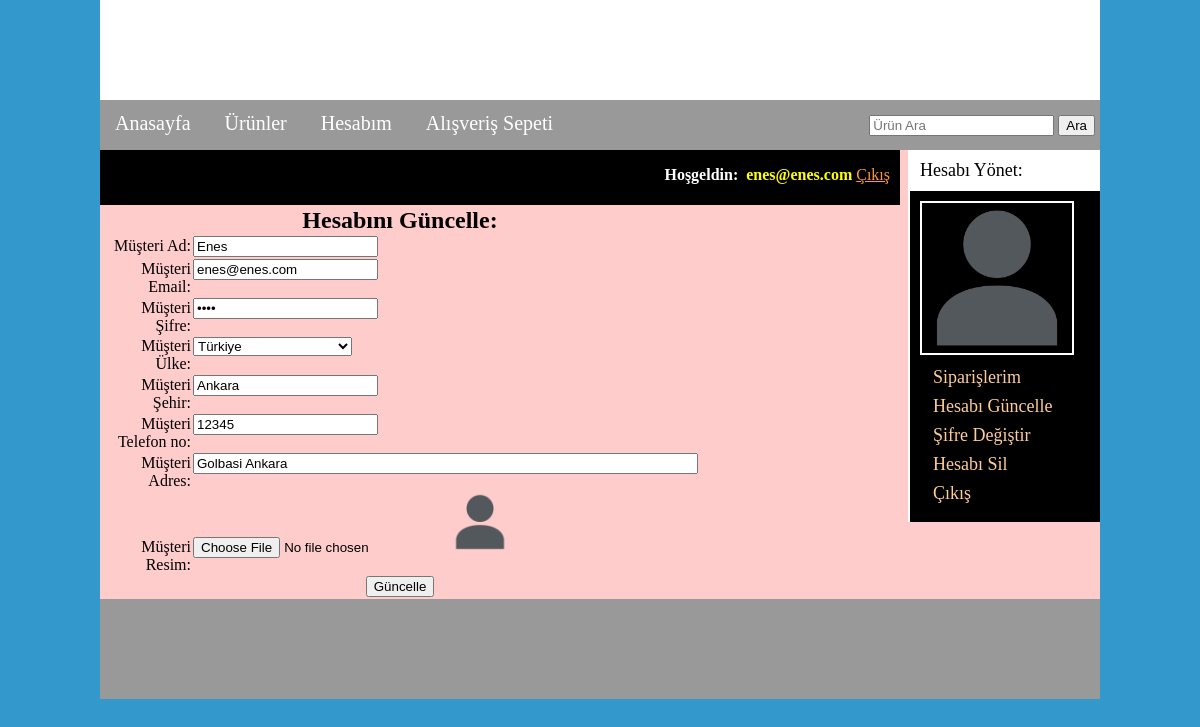
/carshop/customer/my_account.php?edit_account (signed in), run on the app's committed database.
### tables this page shows
CREATE TABLE `customers` (
  `customer_id` int(10) NOT NULL,
  `customer_name` varchar(100) NOT NULL,
  `customer_email` varchar(100) NOT NULL,
  `customer_pass` varchar(100) NOT NULL,
  `customer_country` mediumtext NOT NULL,
  `customer_city` mediumtext NOT NULL,
  `customer_contact` int(100) NOT NULL,
  `customer_address` mediumtext NOT NULL,
  `customer_image` mediumtext NOT NULL,
  `customer_ip` int(100) NOT NULL
);

### carshop/customer/edit_account.php (the view, shortened to what this page needs)
<?php
include("includes/db.php");
if(isset($_GET['edit_account'])){
	$customer_email = $_SESSION['customer_email'];
	$get_customer = "select * from customers where customer_email='$customer_email'";
	$run_customer = mysqli_query($con, $get_customer);
	$row=mysqli_fetch_array($run_customer);
	 $name = $row['customer_name'];
	$email = $row['customer_email'];
	$pass = $row['customer_pass'];
	$country = $row['customer_country'];
	$city = $row['customer_city'];
	$contact = $row['customer_contact'];
	$address= $row['customer_address'];
	$image = $row['customer_image'];
	}
?>
 <form action="" method="post" enctype="multipart/form-data">
                <table align="center" width="600">
                    <tr>
                    	<td colspan="8" align="center"><h2>Hesabını Güncelle:</h2></td>
                    </tr>
              		<tr>
                    	<td align="right">Müşteri Ad:</td>
                        <td><input type="text" name="c_name" value="<?php echo $name; ?>"></td>
                    </tr>
                    <tr>
                    	<td align="right">Müşteri Email:</td>
                        <td><input type="text" name="c_email" value="<?php echo $email; ?>"></td>
                    </tr>
                    <tr>
                    	<td align="right">Müşteri Şifre:</td>
                        <td><input type="password" name="c_pass" value="<?php echo $pass; ?>"></td>
                    </tr>
                    <tr>
                    	<td align="right">Müşteri Ülke:</td>
                        <td>
                        <select name="c_country" enabled>
                        	<option value="<?php echo $country; ?>"><?php echo $country; ?></option>
                        </select>
                        </td>
                    </tr>
                    <tr>
                    	<td align="right">Müşteri Şehir:</td>
                        <td><input type="text" name="c_city" value="<?php echo $city; ?>"></td>
                    </tr>
                    <tr>
                    	<td align="right">Müşteri Telefon no:</td>
                        <td><input type="text" name="c_contact" value="<?php echo $contact; ?>"></td>
                    </tr>
                    <tr>
                    	<td align="right">Müşteri Adres:</td>
                        <td><input type="text" name="c_address" size="60" value="<?php echo $address; ?>"></td>
                    </tr>
                    <tr>
                    	<td align="right">Müşteri Resim:</td>
                        <td><input type="file" name="c_image" size="60"> <img src="customer_photos/<?php echo $image; ?>" width="60" height="60"></td>
                    </tr>
                    <tr>
                        <td align="center" colspan="8"><input type="submit" name="update_account" value="Güncelle"></td>
                    </tr>
              </table>
              </form>

### carshop/customer/my_account.php (shortened to what this page needs)
<?php
include("includes/db.php");
?>
<!DOCTYPE HTML>
<html>
<head>
<link rel="stylesheet" href="styles/style.css" media="all" />
</head>
<body>
    <div class="main_wrapper">
    	<div class="header_wrapper">
        </div>
        <div id="navbar">
            <ul id="menu">
        		<li><a href="../index.php">Anasayfa</a></li>
                <li><a href="../all_products.php">Ürünler</a></li>
                <li><a href="my_account.php">Hesabım</a></li>
                <li><a href="../cart.php">Alışveriş Sepeti</a></li>
        	</ul>
             <div id="form">
             	<form method="get" action="results.php" enctype="multipart/form-data">
                    <input type="text" name="user_query" placeholder="Ürün Ara"/>
                    <input type="submit" name="search" value="Ara" />
                </form>
            </div>
        </div>
        <div class="content_wrapper">
            <div id="left_sidebar">
            	<div id="sidebar_title">Hesabı Yönet:</div>
                <ul id="cats">
                	<?php
						if(isset($_SESSION['customer_email'])){
						$customer_session = @$_SESSION['customer_email'];
						$get_customer_pic = "select * from customers where customer_email='$customer_session'";
						$run_customer = mysqli_query($con, $get_customer_pic);
						$row_customer = mysqli_fetch_array($run_customer);
						$customer_pic = $row_customer['customer_image'];
						echo "<img src='customer_photos/$customer_pic' width='150' height='150'>";
					}
					?>
					<li><a href="my_account.php?my_orders">Siparişlerim</a></li>
                    <li><a href="my_account.php?edit_account">Hesabı Güncelle</a></li>
                    <li><a href="my_account.php?change_pass">Şifre Değiştir</a></li>
                    <li><a href="my_account.php?delete_account">Hesabı Sil</a></li>
                    <li><a href="logout.php">Çıkış</a></li>
                </ul>
            </div>
        	<div id="right_content">
            	<div id="headline">
                	<div id="headline_content">
                    	<?php
						if(isset($_SESSION['customer_email'])){
							echo "<b>Hoşgeldin:" . "</b> &nbsp;" . "<b style='color:yellow;'>" . $_SESSION['customer_email'] . "</b>";
							}
						?>
                         <?php
					   if(!isset($_SESSION['customer_email'])){
						echo "<a href='../checkout.php' style='color:#F93;'>Giriş</a>";
					   }
					   else {
						   echo "<a href='logout.php' style='color:#F93;'>Çıkış</a>";
						   }
						?>
                    </div>
                </div>
            <div>
           <?php
			   if(isset($_GET['edit_account']))
		   {
			   include("edit_account.php");
			   }
		   ?>
            </div>
            </div>
        </div>
        <div class="footer">
        </div>
    </div>
</body>
</html>

### carshop/customer/styles/style.css (style rules this page uses)
html, body, div, span, applet, object, iframe, h1, h2, h3, h4, h5, h6, p, blockquote, pre, a, abbr, acronym, address, big, cite, code, del, dfn, em, img, ins, kbd, q, s, samp, small, strike, strong, sub, sup, tt, var, b, u, i, center, dl, dt, dd, ol, ul, li, fieldset, form, label, legend, table, caption, tbody, tfoot, thead, tr, th, td, article, aside, canvas, details, embed, figure, figcaption, footer, header, hgroup, menu, nav, output, ruby, section, summary, time, mark, audio, video { margin: 0; padding: 0; border: 0; vertical-align: baseline; }
body { background:#39C; }
.main_wrapper { width:1000px; height:auto; margin:auto; background:#FCC; }
.header_wrapper { width:1000px; height:100px; background:#FFF; }
#navbar { width:1000px; height:50px; background:#999; color:#FFF; }
#menu { padding:0; line-height:36px; margin-top:5px; float:left; }
#menu li { list-style:none; display:inline; }
#menu a { color:#FFF; text-decoration:none; font-size:20px; margin:5px; padding:10px; }
#form { float:right; line-height:50px; padding-right:5px; }
.content_wrapper { width:1000px; height:auto; background:#000; }
#right_content { width:800px; background:#FCC; float:left; }
#left_sidebar { width:190px; background:#000; float:right; border-left:2px solid #FFF; }
.footer { width:1000px; height:100px; background:#999; color:#FFF; clear:both; }
#sidebar_title { background:#FFF; color:#000; padding:10px; font-size:18px; font-family:"Palatino Linotype", "Book Antiqua", Palatino, serif; }
#cats { text-align:left; padding:10px; }
#cats li { list-style:none; margin:8px; }
#cats a { color:#FC9; font-size:18px; text-decoration:none; margin:5px; }
#cats img { border:2px solid #FFF; }
#headline { background:#000; color:#FFF; height:35px; width:780px; padding:10px; line-height:30px; }
#headline_content { float:right; }

### data on the page
customers: customer_image (placeholder picture), c_name "Enes", c_email "enes@enes.com", c_country "Türkiye", c_city "Ankara", c_contact "12345", c_address "Golbasi Ankara"

### other printed values
$_SESSION['customer_email'] "enes@enes.com"
